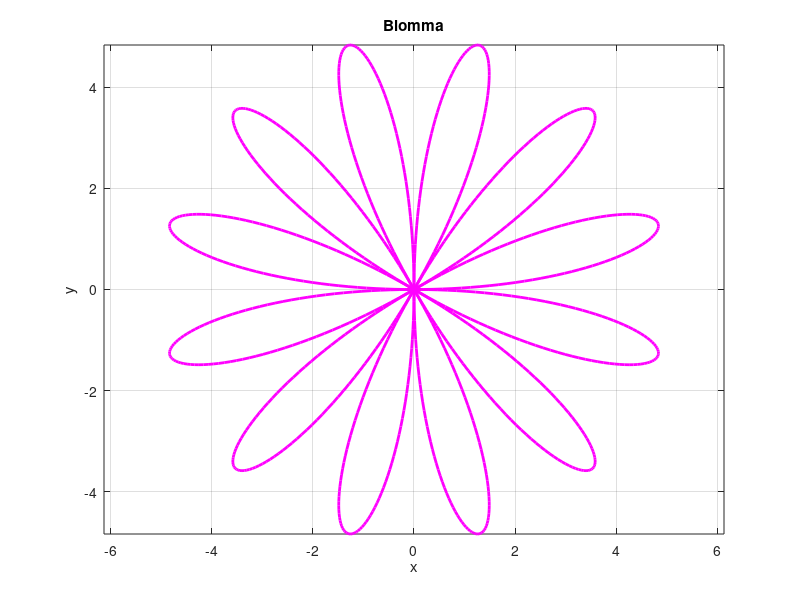

Write the MATLAB code that produced this figure.
% Skapa ett intervall av vinklar
t = linspace(0, 2*pi, 1000);

% Parametriska ekvationer för en blomma
r = 5 * sin(6*t);  % Ändra antalet kronblad genom att ändra multipeln av t

% Konvertera från polära till kartesiska koordinater
x = r .* cos(t);
y = r .* sin(t);

% Rita blomman
plot(x, y, 'm', 'LineWidth', 2);  % Rita blomman med en lila färg och linjetjocklek 2

% Anpassa utseendet på grafen
axis equal  % Gör att axlarna har samma skala
title('Blomma')  % Titel till grafen
xlabel('x')  % Namnge x-axeln
ylabel('y')  % Namnge y-axeln
grid on  % Visa rutnät
